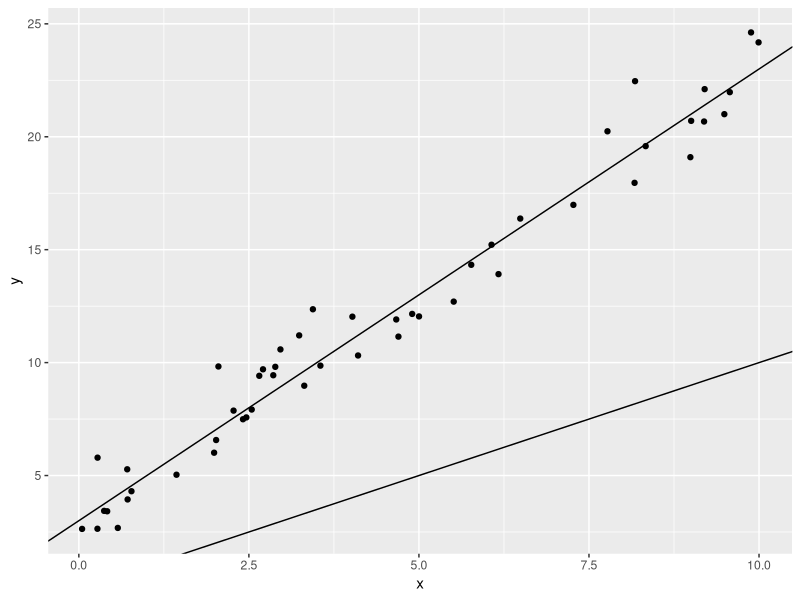
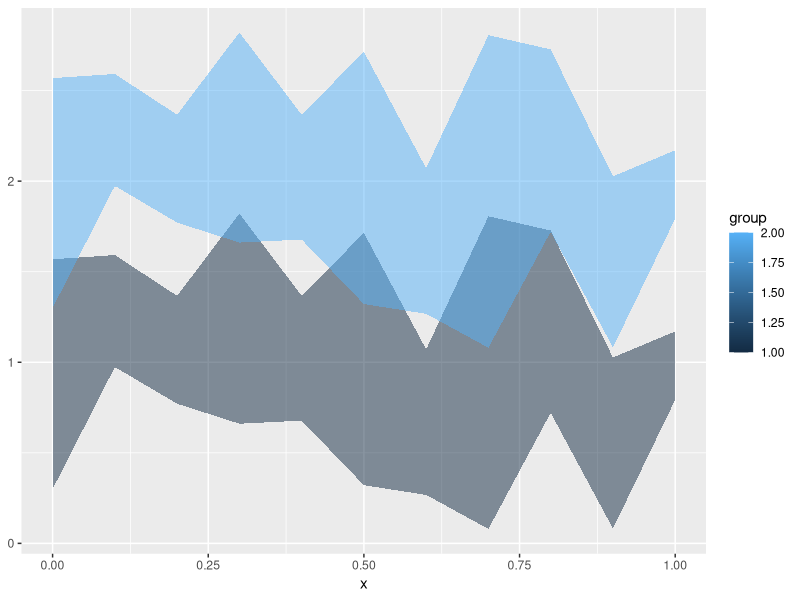
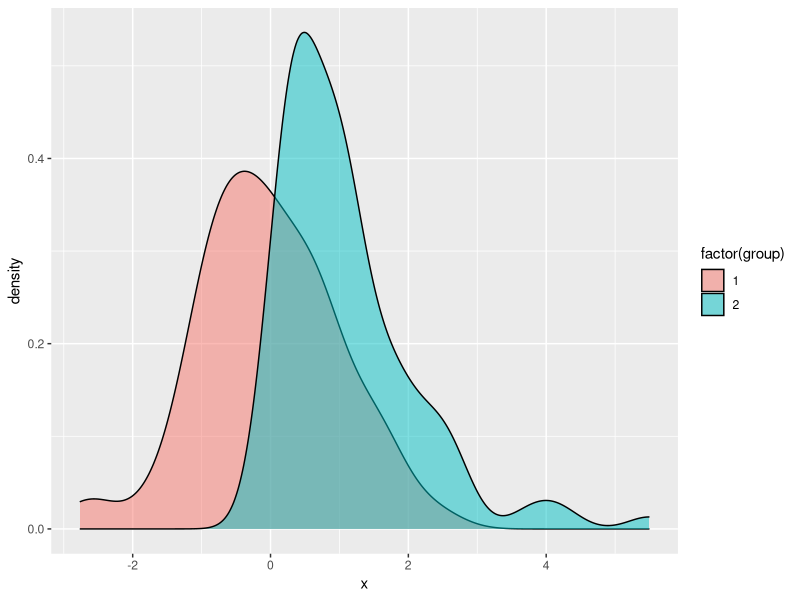
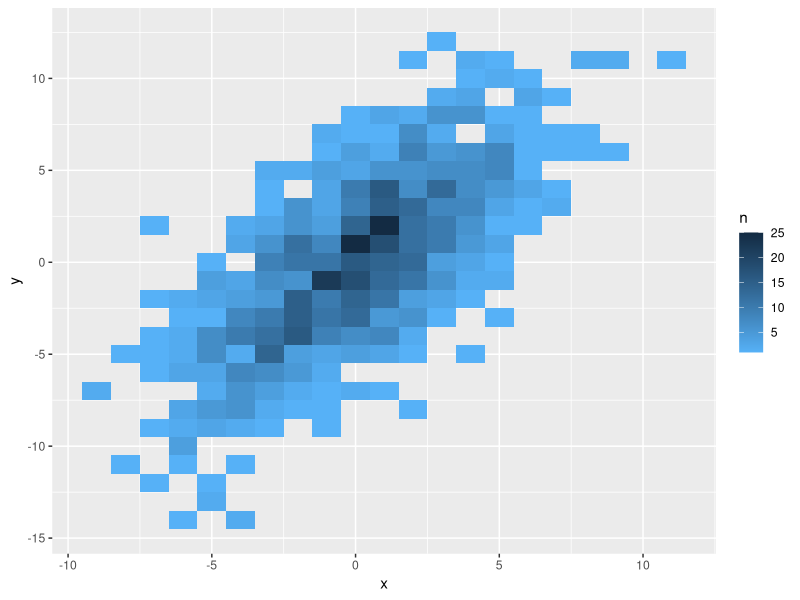
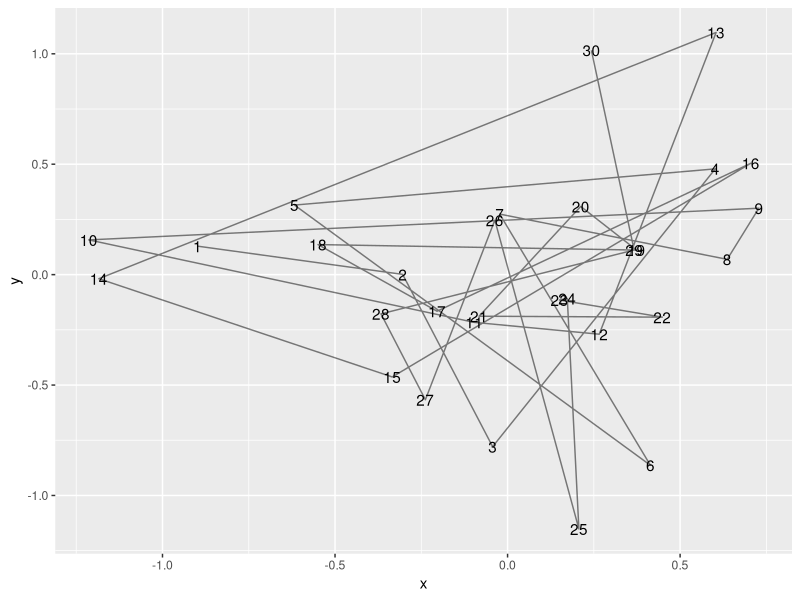
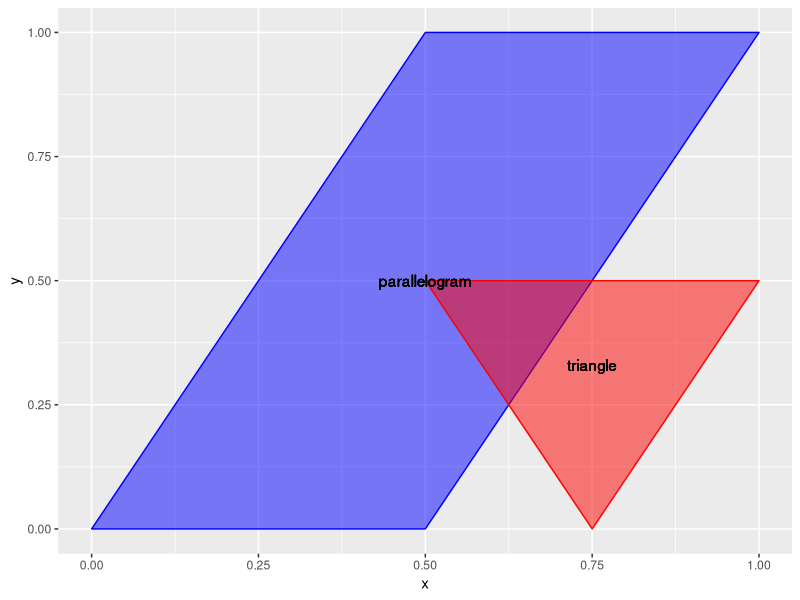
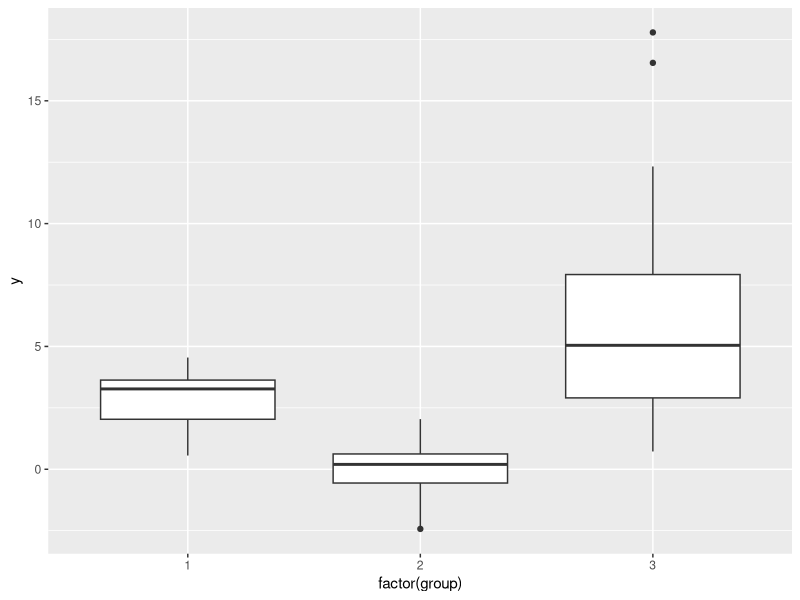

Reproduce these figures in R, in order. (Note: this script raises an error after producing the figures.)
#' Tests for each geom
library(ggplot2)
library(plyr)

#' abline: should show two lines: one running through the points, the other with an intercept of 0 and slope of 2.
xydata <- data.frame(x=sort(runif(50, 0, 10)))
xydata$y <- 3+2*xydata$x + rnorm(50, 0, 1)
g1 <- ggplot() + geom_point(data=xydata, aes(x=x, y=y)) + 
  geom_abline(data=data.frame(intercept=c(3, 0), slope=c(2,1)), aes(intercept=intercept, slope=slope))
g1
# gg2animint(list(g1=g1))

#' ribbon: should show two overlapping ribbons, with the same basic shape, one translated up by one unit.
ribbondata <- data.frame(x=seq(0, 1, .1), ymin=runif(11, 0, 1), ymax=runif(11, 1, 2))
ribbondata <- rbind(cbind(ribbondata, group=1), cbind(ribbondata, group=2))
ribbondata[12:22,2:3] <- ribbondata[12:22,2:3]+1
g2 <- ggplot() + geom_ribbon(data=ribbondata, aes(x=x, ymin=ymin, ymax=ymax, group=group, fill=group), alpha=.5)
g2
# gg2animint(list(g1=g1, g2=g2))

#' density: should show an exponential density curve in blue and a normal(ish) density curve in pink.
densdata <- data.frame(x=c(rnorm(100), rexp(100)), group=rep(1:2, each=100))
g3 <- ggplot() + geom_density(data=densdata, aes(x=x, group=group, fill=factor(group)), alpha=.5)
g3
# gg2animint(list(g1=g1, g2=g2, g3=g3))


#' tile: should show an approximately bivariate normal distribution.
tiledata <- data.frame(x=rnorm(1000, 0, 3))
tiledata$y <- rnorm(1000, tiledata$x, 3)
tiledata$rx <- round(tiledata$x)
tiledata$ry <- round(tiledata$y)
tiledata <- ddply(tiledata, .(rx,ry), summarise, n=length(rx))

g4 <- ggplot() + geom_tile(data=tiledata, aes(x=rx, y=ry, fill=n)) +
  scale_fill_gradient(low="#56B1F7", high="#132B43") + xlab("x") + ylab("y")
g4
# gg2animint(list(g1=g1, g2=g2, g3=g3, g4=g4))

#' path: should show a two-dimensional random walk, where x and y are position, z is time.
pathdata <- data.frame(x=rnorm(30, 0, .5), y=rnorm(30, 0, .5), z=1:30)
g5 <- ggplot() + geom_path(data=pathdata, aes(x=x, y=y), alpha=.5) +
  geom_text(data=pathdata, aes(x=x, y=y, label=z))
g5
# gg2animint(list(g1=g1, g2=g2, g3=g3, g4=g4, g5=g5))

#' Polygons
polydata <- rbind(
  data.frame(x=c(0, .5, 1, .5, 0), y=c(0, 0, 1, 1, 0), group="parallelogram", fill="blue", xc=.5, yc=.5),
  data.frame(x=c(.5, .75, 1, .5), y=c(.5, 0, .5, .5), group="triangle", fill="red", xc=.75, yc=.33)
  )
g6 <- ggplot() + 
  geom_polygon(data=polydata, aes(x=x, y=y, group=group, fill=fill, colour=fill), alpha=.5)+
  scale_colour_identity() + scale_fill_identity()+
  geom_text(data=polydata, aes(x=xc, y=yc, label=group))
g6
# gg2animint(list(g1=g1, g2=g2, g3=g3, g4=g4, g5=g5, g6=g6))

#' Boxplots
boxplotdata <- rbind(data.frame(y=rnorm(50, 3, 1), group=1),
                     data.frame(y=rnorm(50, 0, 1), group=2), 
                     data.frame(y=rgamma(50, 2, 1/3), group=3))
boxplotdata <- ddply(boxplotdata, .(group), transform, ymax=max(y), ymin=min(y), med=median(y))
g7 <- ggplot() + 
  geom_boxplot(data=boxplotdata, aes(y=y, x=factor(group)))
g7
gg2animint(list(g1=g1, g2=g2, g3=g3, g4=g4, g5=g5, g6=g6, g7=g7))

g8 <- ggplot() + 
  geom_linerange(data=boxplotdata, aes(x=factor(group), ymax=ymax, ymin=ymin, colour=factor(group)))
g8
# gg2animint(list(g1=g1, g2=g2, g3=g3, g4=g4, g5=g5, g6=g6, g7=g7, g8=g8))

g9 <- ggplot() + 
  geom_histogram(data=subset(boxplotdata, group==3), aes(x=y, fill=..count..), binwidth=1)
g9
# gg2animint(list(g1=g1, g2=g2, g3=g3, g4=g4, g5=g5, g6=g6, g7=g7, g8=g8, g9=g9))

g10 <- ggplot() + 
  geom_violin(data=boxplotdata, aes(x=factor(group), y=y, fill=factor(group), group=group))
g10
gg2animint(list(g1=g1, g2=g2, g3=g3, g4=g4, g5=g5, g6=g6, g7=g7, g8=g8, g9=g9, g10=g10))